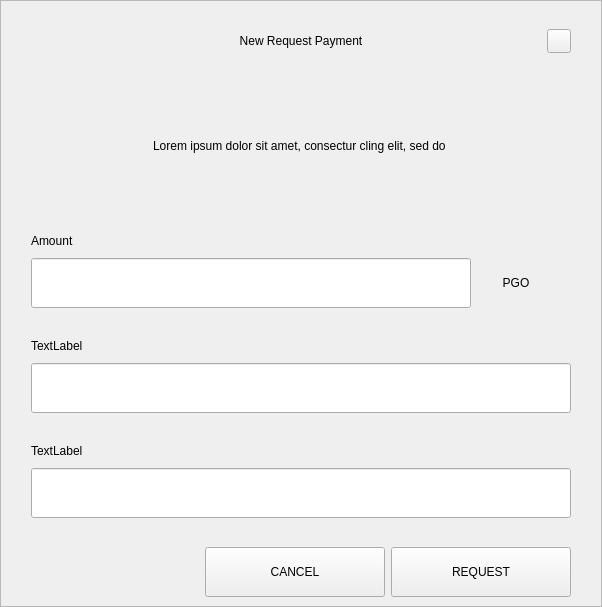
<?xml version="1.0" encoding="UTF-8"?>
<ui version="4.0">
 <class>RequestDialog</class>
 <widget class="QDialog" name="RequestDialog">
  <property name="geometry">
   <rect>
    <x>0</x>
    <y>0</y>
    <width>602</width>
    <height>607</height>
   </rect>
  </property>
  <property name="windowTitle">
   <string>Dialog</string>
  </property>
  <layout class="QVBoxLayout" name="verticalLayout_5">
   <property name="spacing">
    <number>0</number>
   </property>
   <property name="leftMargin">
    <number>0</number>
   </property>
   <property name="topMargin">
    <number>0</number>
   </property>
   <property name="rightMargin">
    <number>0</number>
   </property>
   <property name="bottomMargin">
    <number>0</number>
   </property>
   <item>
    <widget class="QFrame" name="frame">
     <property name="styleSheet">
      <string notr="true"/>
     </property>
     <property name="frameShape">
      <enum>QFrame::StyledPanel</enum>
     </property>
     <property name="frameShadow">
      <enum>QFrame::Raised</enum>
     </property>
     <layout class="QVBoxLayout" name="verticalLayout_4" stretch="1,0,0">
      <property name="spacing">
       <number>0</number>
      </property>
      <property name="leftMargin">
       <number>30</number>
      </property>
      <property name="topMargin">
       <number>20</number>
      </property>
      <property name="rightMargin">
       <number>30</number>
      </property>
      <property name="bottomMargin">
       <number>0</number>
      </property>
      <item>
       <layout class="QHBoxLayout" name="horizontalLayout_3">
        <property name="spacing">
         <number>0</number>
        </property>
        <item>
         <spacer name="horizontalSpacer_21">
          <property name="orientation">
           <enum>Qt::Horizontal</enum>
          </property>
          <property name="sizeHint" stdset="0">
           <size>
            <width>40</width>
            <height>20</height>
           </size>
          </property>
         </spacer>
        </item>
        <item>
         <widget class="QLabel" name="labelTitle">
          <property name="minimumSize">
           <size>
            <width>0</width>
            <height>40</height>
           </size>
          </property>
          <property name="maximumSize">
           <size>
            <width>16777215</width>
            <height>40</height>
           </size>
          </property>
          <property name="styleSheet">
           <string notr="true">padding-left:24px;</string>
          </property>
          <property name="text">
           <string>New Request Payment</string>
          </property>
          <property name="alignment">
           <set>Qt::AlignCenter</set>
          </property>
          <property name="margin">
           <number>7</number>
          </property>
         </widget>
        </item>
        <item>
         <spacer name="horizontalSpacer">
          <property name="orientation">
           <enum>Qt::Horizontal</enum>
          </property>
          <property name="sizeHint" stdset="0">
           <size>
            <width>40</width>
            <height>20</height>
           </size>
          </property>
         </spacer>
        </item>
        <item>
         <widget class="QPushButton" name="btnEsc">
          <property name="minimumSize">
           <size>
            <width>24</width>
            <height>24</height>
           </size>
          </property>
          <property name="maximumSize">
           <size>
            <width>24</width>
            <height>24</height>
           </size>
          </property>
          <property name="focusPolicy">
           <enum>Qt::NoFocus</enum>
          </property>
          <property name="text">
           <string/>
          </property>
         </widget>
        </item>
       </layout>
      </item>
      <item>
       <widget class="QStackedWidget" name="stack">
        <property name="minimumSize">
         <size>
          <width>540</width>
          <height>0</height>
         </size>
        </property>
        <property name="maximumSize">
         <size>
          <width>540</width>
          <height>16777215</height>
         </size>
        </property>
        <property name="currentIndex">
         <number>0</number>
        </property>
        <widget class="QWidget" name="page_1">
         <property name="minimumSize">
          <size>
           <width>540</width>
           <height>0</height>
          </size>
         </property>
         <property name="maximumSize">
          <size>
           <width>540</width>
           <height>16777215</height>
          </size>
         </property>
         <layout class="QVBoxLayout" name="layout1">
          <property name="spacing">
           <number>0</number>
          </property>
          <property name="leftMargin">
           <number>0</number>
          </property>
          <property name="topMargin">
           <number>0</number>
          </property>
          <property name="rightMargin">
           <number>0</number>
          </property>
          <property name="bottomMargin">
           <number>0</number>
          </property>
          <item>
           <spacer name="verticalSpacer_21">
            <property name="orientation">
             <enum>Qt::Vertical</enum>
            </property>
            <property name="sizeType">
             <enum>QSizePolicy::Fixed</enum>
            </property>
            <property name="sizeHint" stdset="0">
             <size>
              <width>20</width>
              <height>30</height>
             </size>
            </property>
           </spacer>
          </item>
          <item alignment="Qt::AlignHCenter">
           <widget class="QLabel" name="labelMessage">
            <property name="minimumSize">
             <size>
              <width>400</width>
              <height>50</height>
             </size>
            </property>
            <property name="text">
             <string>Lorem ipsum dolor sit amet, consectur cling elit, sed do </string>
            </property>
            <property name="alignment">
             <set>Qt::AlignCenter</set>
            </property>
            <property name="wordWrap">
             <bool>true</bool>
            </property>
           </widget>
          </item>
          <item alignment="Qt::AlignBottom">
           <widget class="QWidget" name="containerAmount" native="true">
            <layout class="QVBoxLayout" name="verticalLayout">
             <property name="spacing">
              <number>9</number>
             </property>
             <property name="leftMargin">
              <number>0</number>
             </property>
             <property name="topMargin">
              <number>0</number>
             </property>
             <property name="rightMargin">
              <number>0</number>
             </property>
             <property name="bottomMargin">
              <number>0</number>
             </property>
             <item>
              <widget class="QLabel" name="labelSubtitleAmount">
               <property name="minimumSize">
                <size>
                 <width>350</width>
                 <height>16</height>
                </size>
               </property>
               <property name="maximumSize">
                <size>
                 <width>16777215</width>
                 <height>16</height>
                </size>
               </property>
               <property name="text">
                <string>Amount</string>
               </property>
              </widget>
             </item>
             <item alignment="Qt::AlignTop">
              <widget class="QWidget" name="layoutAmount" native="true">
               <layout class="QHBoxLayout" name="horizontalLayout" stretch="2,0">
                <property name="spacing">
                 <number>0</number>
                </property>
                <property name="leftMargin">
                 <number>0</number>
                </property>
                <property name="topMargin">
                 <number>0</number>
                </property>
                <property name="rightMargin">
                 <number>0</number>
                </property>
                <property name="bottomMargin">
                 <number>0</number>
                </property>
                <item>
                 <widget class="QLineEdit" name="lineEditAmount">
                  <property name="minimumSize">
                   <size>
                    <width>0</width>
                    <height>50</height>
                   </size>
                  </property>
                  <property name="maximumSize">
                   <size>
                    <width>16777215</width>
                    <height>50</height>
                   </size>
                  </property>
                 </widget>
                </item>
                <item>
                 <widget class="QWidget" name="comboContainer" native="true">
                  <property name="minimumSize">
                   <size>
                    <width>100</width>
                    <height>50</height>
                   </size>
                  </property>
                  <property name="maximumSize">
                   <size>
                    <width>16777215</width>
                    <height>50</height>
                   </size>
                  </property>
                  <layout class="QHBoxLayout" name="horizontalLayout_31">
                   <property name="spacing">
                    <number>0</number>
                   </property>
                   <property name="leftMargin">
                    <number>0</number>
                   </property>
                   <property name="topMargin">
                    <number>0</number>
                   </property>
                   <property name="rightMargin">
                    <number>10</number>
                   </property>
                   <property name="bottomMargin">
                    <number>0</number>
                   </property>
                   <item>
                    <widget class="QLabel" name="comboBoxCoin">
                     <property name="text">
                      <string>PGO</string>
                     </property>
                     <property name="alignment">
                      <set>Qt::AlignCenter</set>
                     </property>
                    </widget>
                   </item>
                  </layout>
                 </widget>
                </item>
               </layout>
              </widget>
             </item>
            </layout>
           </widget>
          </item>
          <item>
           <spacer name="verticalSpacer_31">
            <property name="orientation">
             <enum>Qt::Vertical</enum>
            </property>
            <property name="sizeType">
             <enum>QSizePolicy::Fixed</enum>
            </property>
            <property name="sizeHint" stdset="0">
             <size>
              <width>20</width>
              <height>30</height>
             </size>
            </property>
           </spacer>
          </item>
          <item>
           <layout class="QVBoxLayout" name="verticalLayoutLabel">
            <property name="spacing">
             <number>9</number>
            </property>
            <item>
             <widget class="QLabel" name="labelSubtitleLabel">
              <property name="minimumSize">
               <size>
                <width>0</width>
                <height>16</height>
               </size>
              </property>
              <property name="maximumSize">
               <size>
                <width>16777215</width>
                <height>16</height>
               </size>
              </property>
              <property name="text">
               <string>TextLabel</string>
              </property>
             </widget>
            </item>
            <item>
             <widget class="QLineEdit" name="lineEditLabel">
              <property name="minimumSize">
               <size>
                <width>0</width>
                <height>50</height>
               </size>
              </property>
              <property name="maximumSize">
               <size>
                <width>16777215</width>
                <height>50</height>
               </size>
              </property>
             </widget>
            </item>
           </layout>
          </item>
          <item>
           <spacer name="verticalSpacer_34">
            <property name="orientation">
             <enum>Qt::Vertical</enum>
            </property>
            <property name="sizeType">
             <enum>QSizePolicy::Fixed</enum>
            </property>
            <property name="sizeHint" stdset="0">
             <size>
              <width>20</width>
              <height>30</height>
             </size>
            </property>
           </spacer>
          </item>
          <item>
           <layout class="QVBoxLayout" name="verticalLayoutDescription">
            <property name="spacing">
             <number>9</number>
            </property>
            <item>
             <widget class="QLabel" name="labelSubtitleDescription">
              <property name="minimumSize">
               <size>
                <width>0</width>
                <height>16</height>
               </size>
              </property>
              <property name="maximumSize">
               <size>
                <width>16777215</width>
                <height>16</height>
               </size>
              </property>
              <property name="text">
               <string>TextLabel</string>
              </property>
             </widget>
            </item>
            <item>
             <widget class="QLineEdit" name="lineEditDescription">
              <property name="minimumSize">
               <size>
                <width>0</width>
                <height>50</height>
               </size>
              </property>
              <property name="maximumSize">
               <size>
                <width>16777215</width>
                <height>50</height>
               </size>
              </property>
             </widget>
            </item>
            <item>
             <spacer name="verticalSpacer_4">
              <property name="orientation">
               <enum>Qt::Vertical</enum>
              </property>
              <property name="sizeType">
               <enum>QSizePolicy::Fixed</enum>
              </property>
              <property name="sizeHint" stdset="0">
               <size>
                <width>20</width>
                <height>20</height>
               </size>
              </property>
             </spacer>
            </item>
           </layout>
          </item>
         </layout>
        </widget>
        <widget class="QWidget" name="page_2">
         <layout class="QVBoxLayout" name="layout2">
          <item>
           <spacer name="verticalSpacer_5">
            <property name="orientation">
             <enum>Qt::Vertical</enum>
            </property>
            <property name="sizeType">
             <enum>QSizePolicy::Fixed</enum>
            </property>
            <property name="sizeHint" stdset="0">
             <size>
              <width>20</width>
              <height>50</height>
             </size>
            </property>
           </spacer>
          </item>
          <item alignment="Qt::AlignHCenter">
           <widget class="QLabel" name="labelQrImg">
            <property name="minimumSize">
             <size>
              <width>260</width>
              <height>260</height>
             </size>
            </property>
            <property name="maximumSize">
             <size>
              <width>260</width>
              <height>260</height>
             </size>
            </property>
            <property name="text">
             <string/>
            </property>
            <property name="alignment">
             <set>Qt::AlignCenter</set>
            </property>
           </widget>
          </item>
          <item>
           <spacer name="verticalSpacer_2">
            <property name="orientation">
             <enum>Qt::Vertical</enum>
            </property>
            <property name="sizeType">
             <enum>QSizePolicy::Fixed</enum>
            </property>
            <property name="sizeHint" stdset="0">
             <size>
              <width>20</width>
              <height>30</height>
             </size>
            </property>
           </spacer>
          </item>
          <item alignment="Qt::AlignHCenter">
           <widget class="QLabel" name="labelAddress">
            <property name="text">
             <string>E7VFR83SQbiezrW72hjcWJtcfip5krte2Z </string>
            </property>
           </widget>
          </item>
          <item>
           <spacer name="verticalSpacer_32">
            <property name="orientation">
             <enum>Qt::Vertical</enum>
            </property>
            <property name="sizeType">
             <enum>QSizePolicy::Expanding</enum>
            </property>
            <property name="sizeHint" stdset="0">
             <size>
              <width>20</width>
              <height>20</height>
             </size>
            </property>
           </spacer>
          </item>
          <item>
           <layout class="QHBoxLayout" name="horizontal">
            <property name="leftMargin">
             <number>20</number>
            </property>
            <property name="rightMargin">
             <number>20</number>
            </property>
            <property name="bottomMargin">
             <number>20</number>
            </property>
            <item>
             <spacer name="horizontalSpacer_4">
              <property name="orientation">
               <enum>Qt::Horizontal</enum>
              </property>
              <property name="sizeHint" stdset="0">
               <size>
                <width>40</width>
                <height>20</height>
               </size>
              </property>
             </spacer>
            </item>
            <item>
             <widget class="QPushButton" name="btnCopyAddress">
              <property name="minimumSize">
               <size>
                <width>180</width>
                <height>50</height>
               </size>
              </property>
              <property name="text">
               <string>COPY ADDRESS</string>
              </property>
             </widget>
            </item>
            <item>
             <widget class="QPushButton" name="btnCopyUrl">
              <property name="minimumSize">
               <size>
                <width>180</width>
                <height>50</height>
               </size>
              </property>
              <property name="text">
               <string>COPY URL</string>
              </property>
             </widget>
            </item>
            <item>
             <spacer name="horizontalSpacer_2">
              <property name="orientation">
               <enum>Qt::Horizontal</enum>
              </property>
              <property name="sizeHint" stdset="0">
               <size>
                <width>40</width>
                <height>20</height>
               </size>
              </property>
             </spacer>
            </item>
           </layout>
          </item>
         </layout>
        </widget>
       </widget>
      </item>
      <item>
       <widget class="QWidget" name="buttonsStack" native="true">
        <layout class="QHBoxLayout" name="horizontalLayout_5">
         <property name="leftMargin">
          <number>20</number>
         </property>
         <property name="rightMargin">
          <number>0</number>
         </property>
         <item>
          <spacer name="horizontalSpacer_41">
           <property name="orientation">
            <enum>Qt::Horizontal</enum>
           </property>
           <property name="sizeHint" stdset="0">
            <size>
             <width>40</width>
             <height>20</height>
            </size>
           </property>
          </spacer>
         </item>
         <item>
          <widget class="QPushButton" name="btnCancel">
           <property name="minimumSize">
            <size>
             <width>180</width>
             <height>50</height>
            </size>
           </property>
           <property name="focusPolicy">
            <enum>Qt::NoFocus</enum>
           </property>
           <property name="text">
            <string>CANCEL</string>
           </property>
          </widget>
         </item>
         <item>
          <widget class="QPushButton" name="btnSave">
           <property name="minimumSize">
            <size>
             <width>180</width>
             <height>50</height>
            </size>
           </property>
           <property name="focusPolicy">
            <enum>Qt::NoFocus</enum>
           </property>
           <property name="text">
            <string>REQUEST</string>
           </property>
          </widget>
         </item>
        </layout>
       </widget>
      </item>
     </layout>
    </widget>
   </item>
  </layout>
 </widget>
 <resources/>
 <connections/>
</ui>
